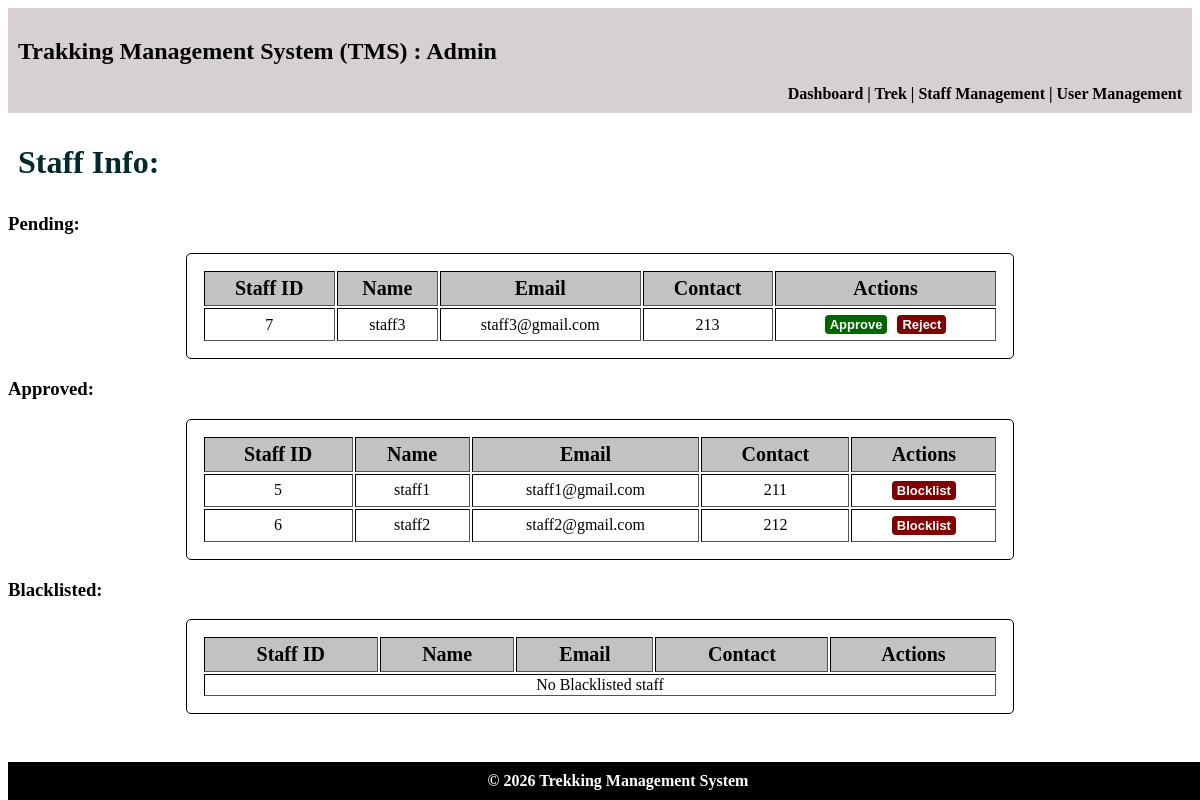
Page /admin/staff on the earlier database version.
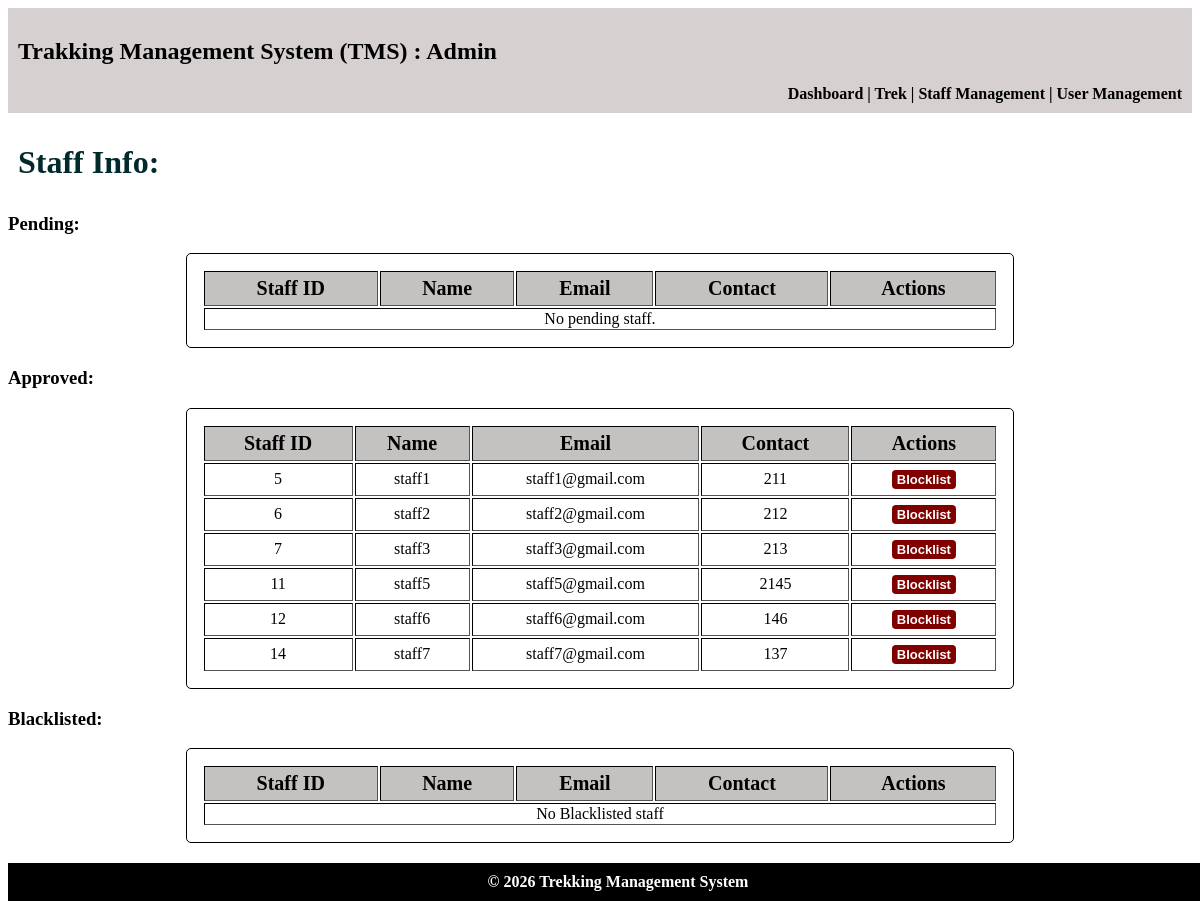
Same page on the later database version.
### models.py (models this page shows)
class Staff_Profiles(db.Model):
    __tablename__ = "staff_profiles"
    staff_id = db.Column(db.Integer,db.ForeignKey("users.id"), primary_key=True)
    name = db.Column(db.String, nullable=False)
    phone = db.Column(db.String, nullable=False)
    experience = db.Column(db.Integer, nullable=False)
    address = db.Column(db.String, nullable=False)
    emergency_contact = db.Column(db.String, nullable=False)
    status = db.Column(db.Integer,nullable=False,default=0)     # 0 = Registered, 1 = Blacklisted, 2 = Approved
    treks = db.relationship("Treks",cascade="all, delete", backref="staff_profiles")

class Users(db.Model):
    __tablename__ = "users"
    id = db.Column(db.Integer, primary_key=True)
    email = db.Column(db.String, unique=True, nullable=False)
    password = db.Column(db.String, nullable=False)
    role = db.Column(db.Integer, nullable=False, default=1) # 0 = Admin, 1 = Trekker, 2 = Staff
    trekker_profile = db.relationship(
        "Trekker_Profiles",
        cascade="all, delete",
        backref="users",
        uselist=False
    )
    staff_profile = db.relationship(
        "Staff_Profiles",
        cascade="all, delete",
        backref="users",
        uselist=False
    )

### controller.py (the view)
@app.route("/admin/staff")
def admin_staff():
    pending_staff = db.session.query(Staff_Profiles).filter(
        Staff_Profiles.status == 0
    ).all()
    approved_staff = db.session.query(Staff_Profiles).filter(
        Staff_Profiles.status == 2
    ).all()
    blacklisted_staff = db.session.query(Staff_Profiles).filter(
        Staff_Profiles.status == 1
    ).all()
    return render_template(
        "admin_staff.html",
        pending_staff=pending_staff,
        approved_staff=approved_staff,
        blacklisted_staff=blacklisted_staff
    )

### templates/admin_staff.html (shortened to what this page needs)
<!DOCTYPE html>
<html lang="en">
<head>
    <link rel="stylesheet" href="/static/main.css">
</head>
<body>
    <header>
        <h2>Trakking Management System (TMS) : Admin</h2>
        <nav>
            <a href="{{ url_for('admin_dashboard') }}"> Dashboard </a>|
            <a href="{{ url_for('admin_treks') }}"> Trek </a>|
            <a href="{{ url_for('admin_staff') }}"> Staff Management </a>|
            <a href="{{ url_for('admin_user') }}"> User Management </a>
        </nav>
    </header>
    <main>
        <h1>Staff Info: </h1>
        <h3>Pending:</h3>
            <table class="normal" border="1">
                <tr><th>Staff ID</th>     <th>Name</th>     <th>Email</th>   <th>Contact</th>  <th>Actions</th></tr>
                {% for staff in pending_staff %}
                <tr><td>{{ staff.staff_id }}</td>          <td>{{ staff.name }}</td>  <td>{{ staff.users.email }}</td>      <td>{{ staff.phone }}</td>
                    <td><a href="{{ url_for('approve_staff', staff_id=staff.staff_id) }}" class="btn-link btn-done">Approve</a><a href="{{ url_for('reject_staff', staff_id=staff.staff_id) }}" class="btn-link btn-danger">Reject</a></td>
                </tr>
                {% else %}
                <tr>
                <td colspan="5">No pending staff.</td>
            </tr>
            {% endfor %}
            </table>
        <h3>Approved:</h3>
            <table class="normal" border="1">
                <tr><th>Staff ID</th>     <th>Name</th>     <th>Email</th>   <th>Contact</th>  <th>Actions</th></tr>
                {% for staff in approved_staff %}
                <tr><td>{{ staff.staff_id }}</td>          <td>{{ staff.name }}</td>  <td>{{ staff.users.email }}</td>      <td>{{ staff.phone }}</td>
                <td><a href="{{ url_for('blacklist_staff', staff_id=staff.staff_id) }}" class="btn-link btn-danger">Blocklist</a></td></tr>
                {% else %}
                <tr><td colspan="5">No approved staff present</td></tr>
                {% endfor %}
            </table>
        <h3>Blacklisted:</h3>
            <table class="normal" border="1">
                <tr><th>Staff ID</th>     <th>Name</th>     <th>Email</th>   <th>Contact</th>  <th>Actions</th></tr>
                {% for staff in blacklisted_staff %}
                <tr><td>{{ staff.staff_id }}</td>          <td>{{ staff.name }}</td>  <td>{{ staff.users.email }}</td>      <td>{{ staff.phone }}</td>
                <td><a href="{{ url_for('approve_staff', staff_id=staff.staff_id) }}" class="btn-link">Unblock</a></td></tr>
                {% else %}
                <tr><td colspan="5">No Blacklisted staff</td></tr>
                {% endfor %}
            </table>
    </main>
    <footer>© 2026 Trekking Management System</footer>
</body>
</html>

Differences in the rows shown:
changed Staff_Profiles "staff3": moves from the list under "Pending:" to the list under "Approved:"
added Staff_Profiles: staff_id "11", name "staff5", users.email "staff5@gmail.com", phone "2145", shown under "Approved:"
added Staff_Profiles: staff_id "12", name "staff6", users.email "staff6@gmail.com", phone "146", shown under "Approved:"
added Staff_Profiles: staff_id "14", name "staff7", users.email "staff7@gmail.com", phone "137", shown under "Approved:"
Other differences:
text now shown: "No pending staff."
